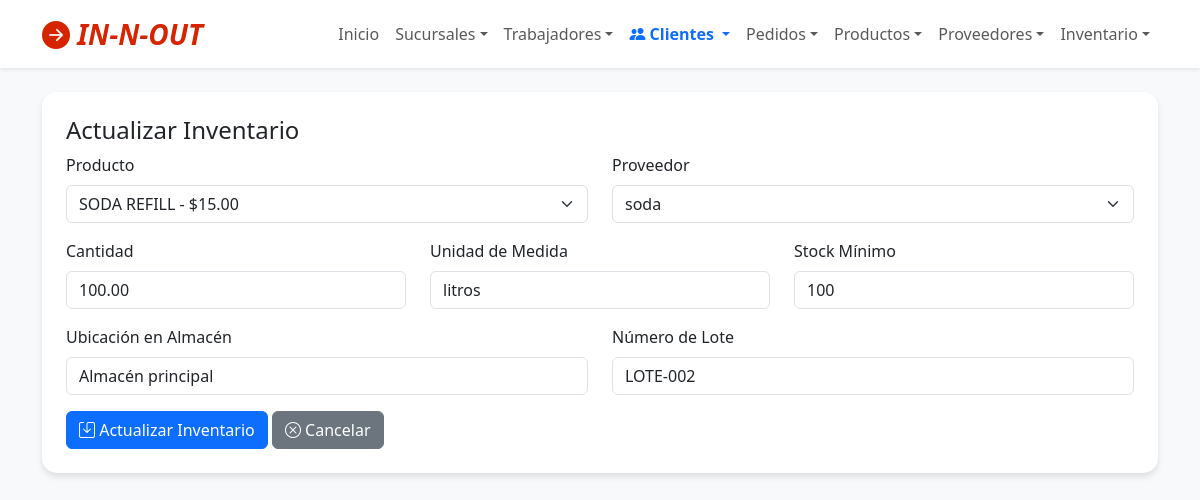
Screenshot of /inventario/actualizar/2/ with the database file from the repository.
### app_InNOut/models.py (models this page shows, shortened)
class Inventario(models.Model):
    UNIDADES = [
        ('Unidad', 'Unidad'),
        ('kg', 'Kilogramos'),
        ('lt', 'Litros'),
    ]
    UBICACIONES = [
        ('Almacén principal', 'Almacén principal'),
        ('Almacén secundario', 'Almacén secundario'),
    ]
    producto = models.ForeignKey(Producto, on_delete=models.CASCADE, related_name="inventarios")
    proveedor = models.ForeignKey(Proveedor, on_delete=models.CASCADE, related_name="inventarios")
    cantidad = models.DecimalField(max_digits=10, decimal_places=2)
    unidad_medida = models.CharField(max_length=20, choices=UNIDADES, default="Unidad")
    stock_minimo = models.PositiveIntegerField(default=10)
    ubicacion = models.CharField(max_length=50, choices=UBICACIONES, default="Almacén principal")
    fecha_ultima_actualizacion = models.DateTimeField(auto_now=True)
    lote = models.CharField(max_length=50, blank=True)

class Producto(models.Model):
    CATEGORIAS = [
        ('HAMBURGUESAS', 'Hamburguesas'),
        ('BEBIDAS', 'Bebidas'),
        ('PAPAS', 'Papas'),
        ('POSTRES', 'Postres'),
        ('COMBOS', 'Combos'),
    ]
    nombre = models.CharField(max_length=100)
    descripcion = models.TextField(blank=True)
    categoria = models.CharField(max_length=20, choices=CATEGORIAS)
    precio = models.DecimalField(max_digits=6, decimal_places=2)
    costo = models.DecimalField(max_digits=6, decimal_places=2, default=0)
    disponible = models.BooleanField(default=True)
    imagen = models.CharField(max_length=200, blank=True, help_text="URL de la imagen")
    fecha_creacion = models.DateTimeField(auto_now_add=True)

class Proveedor(models.Model):
    nombre_empresa = models.CharField(max_length=100)
    contacto = models.CharField(max_length=100)
    telefono = models.CharField(max_length=20)
    email = models.EmailField()
    direccion = models.TextField()
    tipo_proveedor = models.CharField(max_length=50, choices=[
        ('ALIMENTOS', 'Alimentos'),
        ('BEBIDAS', 'Bebidas'),
        ('LIMPIEZA', 'Limpieza'),
        ('EQUIPOS', 'Equipos')
    ])
    activo = models.BooleanField(default=True)
    fecha_registro = models.DateField(auto_now_add=True)

### app_InNOut/views.py (the view)
# urls.py: path('inventario/actualizar/<int:inventario_id>/', views.actualizar_inventario, name='actualizar_inventario'),
def actualizar_inventario(request, inventario_id):
    return render(request, 'inventario/actualizar_inventario.html', {
        'inventario': get_object_or_404(Inventario, id=inventario_id),
        'productos': Producto.objects.all(),
        'proveedores': Proveedor.objects.all()
    })

### app_InNOut/templates/inventario/actualizar_inventario.html (shortened to what this page needs)
{% extends "base.html" %}
{% block content %}
<div class="card p-4 card-soft">
  <h4>Actualizar Inventario</h4>
  <form method="post" action="{% url 'realizar_actualizacion_inventario' inventario.id %}">
    <div class="row">
      <div class="col-md-6 mb-3">
        <label class="form-label">Producto</label>
        <select class="form-select" name="producto" required>
          {% for producto in productos %}
            <option value="{{ producto.id }}" {% if producto.id == inventario.producto.id %}selected{% endif %}>
              {{ producto.nombre }} - ${{ producto.precio }}
            </option>
          {% endfor %}
        </select>
      </div>
      <div class="col-md-6 mb-3">
        <label class="form-label">Proveedor</label>
        <select class="form-select" name="proveedor" required>
          {% for proveedor in proveedores %}
            <option value="{{ proveedor.id }}" {% if proveedor.id == inventario.proveedor.id %}selected{% endif %}>
              {{ proveedor.nombre_empresa }}
            </option>
          {% endfor %}
        </select>
      </div>
    </div>
    <div class="row">
      <div class="col-md-4 mb-3">
        <label class="form-label">Cantidad</label>
        <input class="form-control" name="cantidad" type="number" value="{{ inventario.cantidad }}" required>
      </div>
      <div class="col-md-4 mb-3">
        <label class="form-label">Unidad de Medida</label>
        <input class="form-control" name="unidad_medida" value="{{ inventario.unidad_medida }}">
      </div>
      <div class="col-md-4 mb-3">
        <label class="form-label">Stock Mínimo</label>
        <input class="form-control" name="stock_minimo" type="number" value="{{ inventario.stock_minimo }}">
      </div>
    </div>
    <div class="row">
      <div class="col-md-6 mb-3">
        <label class="form-label">Ubicación en Almacén</label>
        <input class="form-control" name="ubicacion" value="{{ inventario.ubicacion }}">
      </div>
      <div class="col-md-6 mb-3">
        <label class="form-label">Número de Lote</label>
        <input class="form-control" name="lote" value="{{ inventario.lote }}" placeholder="LOTE-001">
      </div>
    </div>
    <button class="btn btn-primary"><i class="bi bi-save"></i> Actualizar Inventario</button>
    <a href="{% url 'ver_inventarios' %}" class="btn btn-secondary"><i class="bi bi-x-circle"></i> Cancelar</a>
  </form>
</div>
{% endblock %}

### app_InNOut/templates/base.html (style rules this page uses)
.card-soft { border: none; border-radius: 15px; box-shadow: 0 4px 6px rgba(0,0,0,0.1); transition: transform 0.2s; }

### rows the page displays
Inventario: producto "SODA REFILL - $15.00", proveedor "soda", cantidad "100.00", unidad_medida "litros", stock_minimo "100", ubicacion "Almacén principal", lote "LOTE-002"
